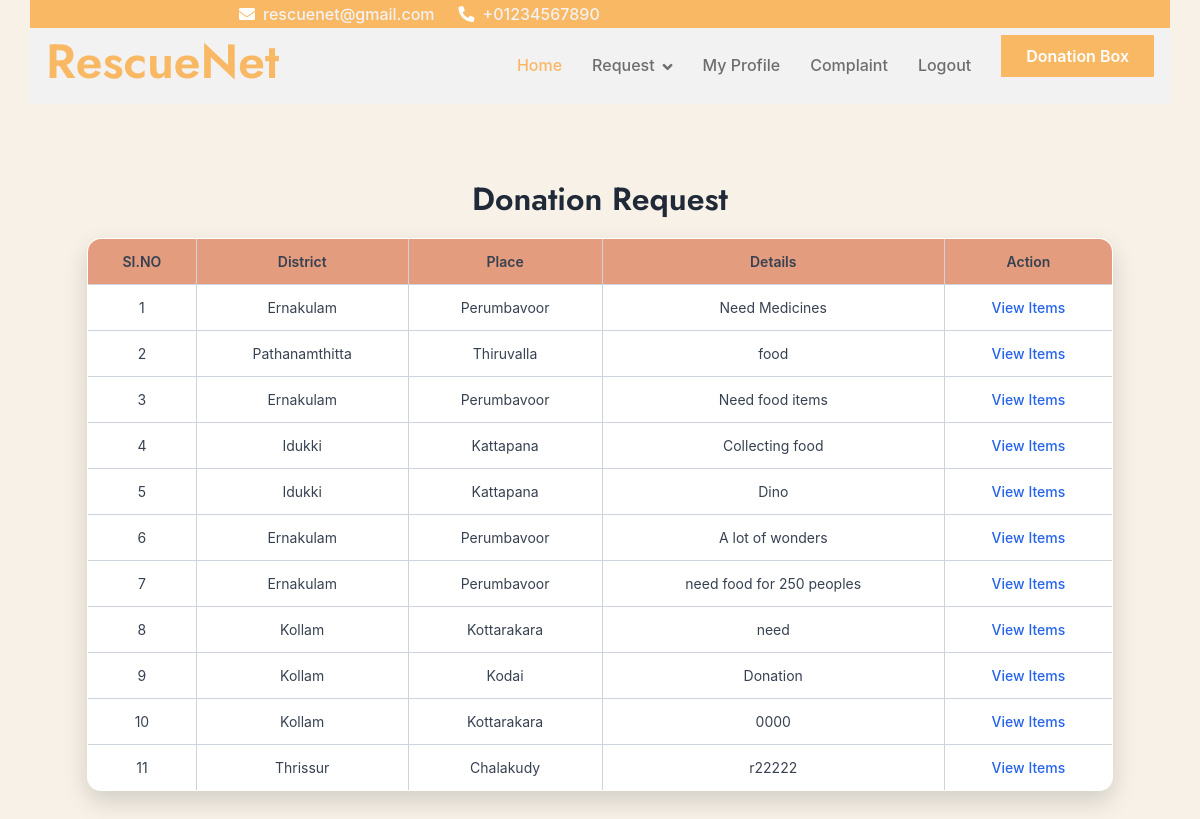
/Volunteer/ViewDonationRequest/ (signed in), run on the app's committed database.
### Volunteer/models.py (models this page shows)
class tbl_donationrequest(models.Model):
    donationrequest_date=models.DateField(auto_now_add=True)
    donationrequest_status=models.IntegerField(default=0)
    donationrequest_details=models.CharField(max_length=100)
    place_id=models.ForeignKey(tbl_place,on_delete=models.CASCADE)
    user_id=models.ForeignKey(tbl_user,on_delete=models.CASCADE,null=True)

### Admin/models.py (models this page shows)
class tbl_place(models.Model):
    place_name = models.CharField(max_length=50)
    district = models.ForeignKey(tbl_district,on_delete=models.CASCADE)

class tbl_district(models.Model):
    district_name=models.CharField(max_length=50)

### Volunteer/views.py (the view)
# urls.py: path("ViewDonationRequest/",views.ViewDonationRequest,name="ViewDonationRequest"),
def ViewDonationRequest(request):
    if "vid" not in request.session:
        return redirect("Guest:Login")
    requestdata = tbl_donationrequest.objects.all()
    return render(request, 'Volunteer/ViewDonationRequest.html', {'requestdata': requestdata})

### Volunteer/Templates/Volunteer/ViewDonationRequest.html (shortened to what this page needs)
{% extends 'Volunteer/Header.html' %}
{% block content %}
<!DOCTYPE html>
<html lang="en">
<head>
</head>
<body>
    <form action="" method="post">
        <h2 style="text-align: center;">Donation Request</h2>
        <table align="center">
            <tr>
                <td>SI.NO</td>
                <td>District</td>
                <td>Place</td>
                <td>Details</td>
                <td>Action</td>
            </tr>
            {% for i in requestdata %}
            <tr>
                <td>{{ forloop.counter }}</td>
                <td>{{ i.place_id.district.district_name }}</td>
                <td>{{ i.place_id.place_name }}</td>
                <td>{{ i.donationrequest_details }}</td>
                <td>
                    <a href="{% url 'Volunteer:ViewItem' i.id %}">View Items</a>
                </td>
            </tr>
            {% endfor %}
        </table>
    </form>
</body>
</html>
{% endblock %}

### Volunteer/Templates/Volunteer/ViewDonationRequest.html (style rules this page uses)
body { font-family: "Inter", "Segoe UI", Arial, sans-serif; background-color: #f3eadaa1; padding: 30px; color: #374151; }
h2 { margin-bottom: 20px; font-weight: 600; color: #1f2937; }
table { width: 90%; margin: auto; border-collapse: collapse; background-color: #ffffff; border-radius: 14px; overflow: hidden; box-shadow: 0 10px 25px rgba(0, 0, 0, 0.15); }
table, td { border: 1px solid #cfd4dc; }
td { padding: 12px; font-size: 14px; text-align: center; }
tr:first-child td { background-color: #e39c7d; font-weight: 600; }
a { text-decoration: none; color: #2563eb; font-weight: 500; }

### data on the page
tbl_donationrequest: place_id.district.district_name "Ernakulam", place_id.place_name "Perumbavoor", donationrequest_details "Need Medicines"
tbl_donationrequest: place_id.district.district_name "Pathanamthitta", place_id.place_name "Thiruvalla", donationrequest_details "food"
tbl_donationrequest: place_id.district.district_name "Ernakulam", place_id.place_name "Perumbavoor", donationrequest_details "Need food items"
tbl_donationrequest: place_id.district.district_name "Idukki", place_id.place_name "Kattapana", donationrequest_details "Collecting food"
tbl_donationrequest: place_id.district.district_name "Idukki", place_id.place_name "Kattapana", donationrequest_details "Dino"
tbl_donationrequest: place_id.district.district_name "Ernakulam", place_id.place_name "Perumbavoor", donationrequest_details "A lot of wonders"
tbl_donationrequest: place_id.district.district_name "Ernakulam", place_id.place_name "Perumbavoor", donationrequest_details "need food for 250 peoples"
tbl_donationrequest: place_id.district.district_name "Kollam", place_id.place_name "Kottarakara", donationrequest_details "need"
tbl_donationrequest: place_id.district.district_name "Kollam", place_id.place_name "Kodai", donationrequest_details "Donation"
tbl_donationrequest: place_id.district.district_name "Kollam", place_id.place_name "Kottarakara", donationrequest_details "0000"
tbl_donationrequest: place_id.district.district_name "Thrissur", place_id.place_name "Chalakudy", donationrequest_details "r22222"
